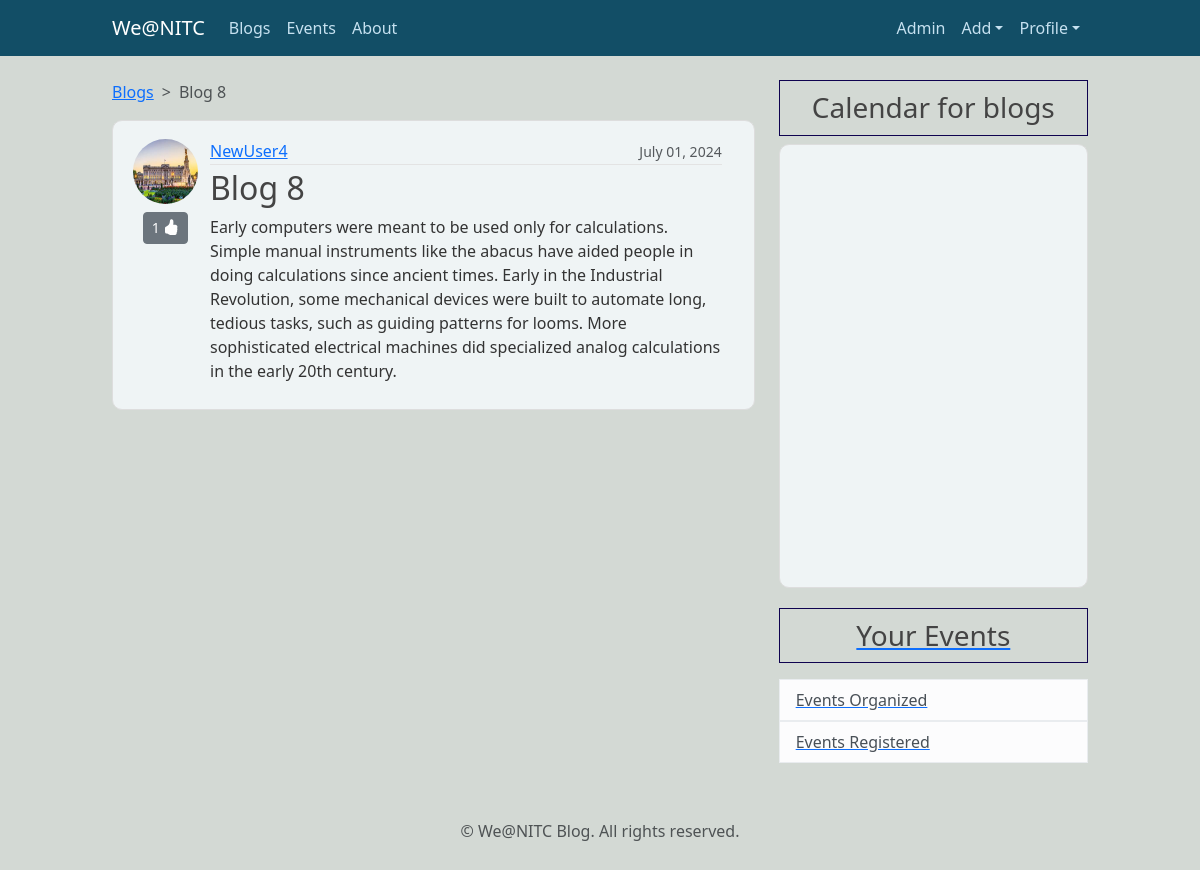
The app's page /post/8/ (signed in), older data.
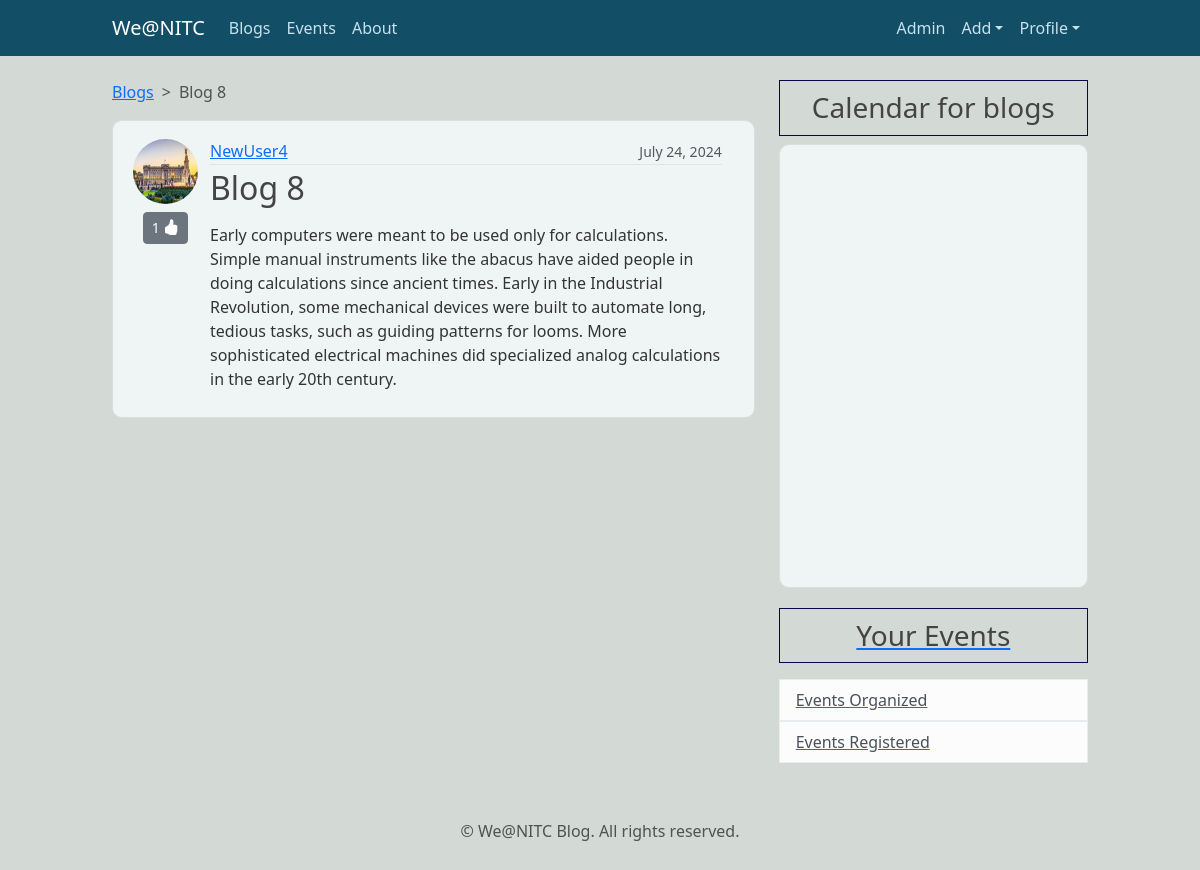
The same page, newer data.
### blog/models.py (models this page shows, shortened)
class Post(models.Model):
    title = models.CharField(max_length=100)
    content = CKEditor5Field(null = True,blank=True, config_name='extends')
    date_posted=models.DateTimeField(default=timezone.now) # not putting now() because we need the actual function as default value
    author = models.ForeignKey(User,on_delete=models.CASCADE) #delete post when user is deleted
    likes= models.ManyToManyField(User,blank=True,null=True,related_name='liked_posts')

### users/models.py (models this page shows, shortened)
class Profile(models.Model):
    user=models.OneToOneField(User,on_delete=models.CASCADE)
    image= models.ImageField(default='default.jpg', upload_to='profile_pics')
    about= CKEditor5Field(null = True,default= 'Hi There', config_name='extends')

### blog/views.py (the view)
# urls.py: path('post/<int:pk>/',PostDetailView.as_view(),name='post-detail'),
class PostDetailView(LoginRequiredMixin,DetailView):
    model = Post
    def get_context_data(self, **kwargs):
        context = super().get_context_data(**kwargs)
        liked=False
        if self.object.likes.filter(id=self.request.user.id).exists():
            liked=True
        context['already_liked']=liked
        context['cal'] = 'blogs'
        return context

### blog/templates/blog/post_detail.html (shortened to what this page needs)
{% extends "blog/base.html"%}
{% block content%}
<nav style="--bs-breadcrumb-divider: '>';" aria-label="breadcrumb">
    <ol class="breadcrumb">
        <li class="breadcrumb-item"><a href="{% url 'blog-home' %}">Blogs</a></li>
        <li class="breadcrumb-item active" aria-current="page">{{ object.title }}</li>
    </ol>
</nav>
    <article class="media content-section d-flex align-items-start" >
      <div class="row w-100 mt-2">
            <div class="col-auto d-flex flex-column align-items-center">
                <a href="{% url 'user-posts' object.author.username %}"><img class="rounded-circle article-img mb-2 " src="{{ object.author.profile.image.url }}" style="margin-right: 0%;"></a>
                    {% if user.is_authenticated %}
                        {% if object.author != user %}
                            <form action="{% url 'like_post' object.pk %}" method="POST">
                                {% if already_liked %}
                                <button type="submit", name="post_id", value="{{ object.id }}", class="btn btn-secondary btn-sm">
                                    {{object.likes.count}}
                                </button>
                                {% endif %}
                            </form>
                        {% endif %}
                    {% endif %}
            </div>
            <div class="col" style="padding: 0%;">
                <div class="media-body">
                    <div class="article-metadata d-flex justify-content-between align-items-center">
                        <a class="mr-2" href="{% url 'user-posts' object.author.username %}">
                            {{ object.author }}
                        </a>
                        <small class="text-muted">{{ object.date_posted|date:"F d, Y" }}</small>
                    </div>
                    <h2 class="article-title">{{ object.title }}</h2>
                    <p class="article-content">{{ object.content|safe }}</p>
                </div>
            </div>
        </div>
      </article>
{% endblock content %}

Row changes from the older to the newer data that the page shows:
changed Post "Blog 8": date_posted "July 01, 2024" → "July 24, 2024"
